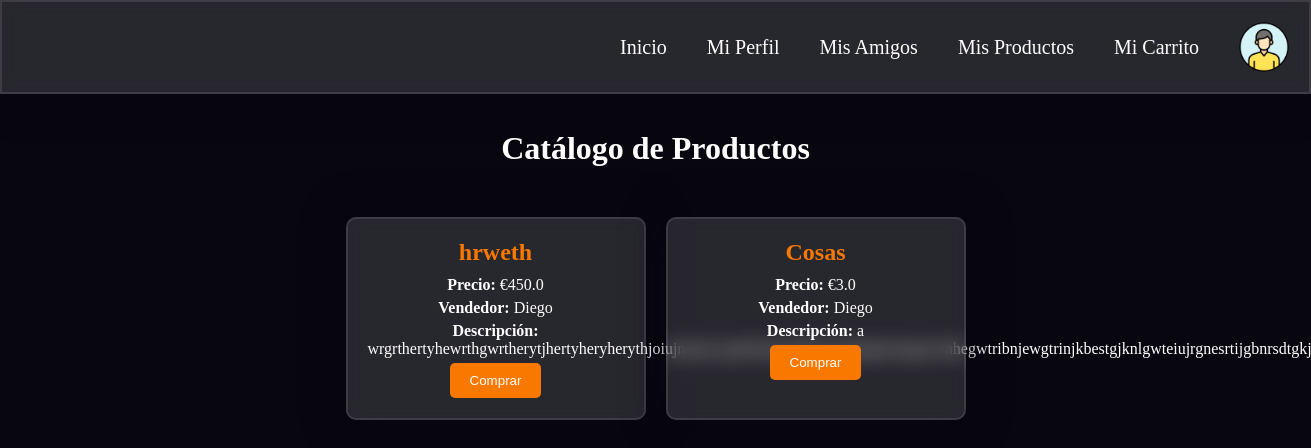
The app's page /comprar, older data.
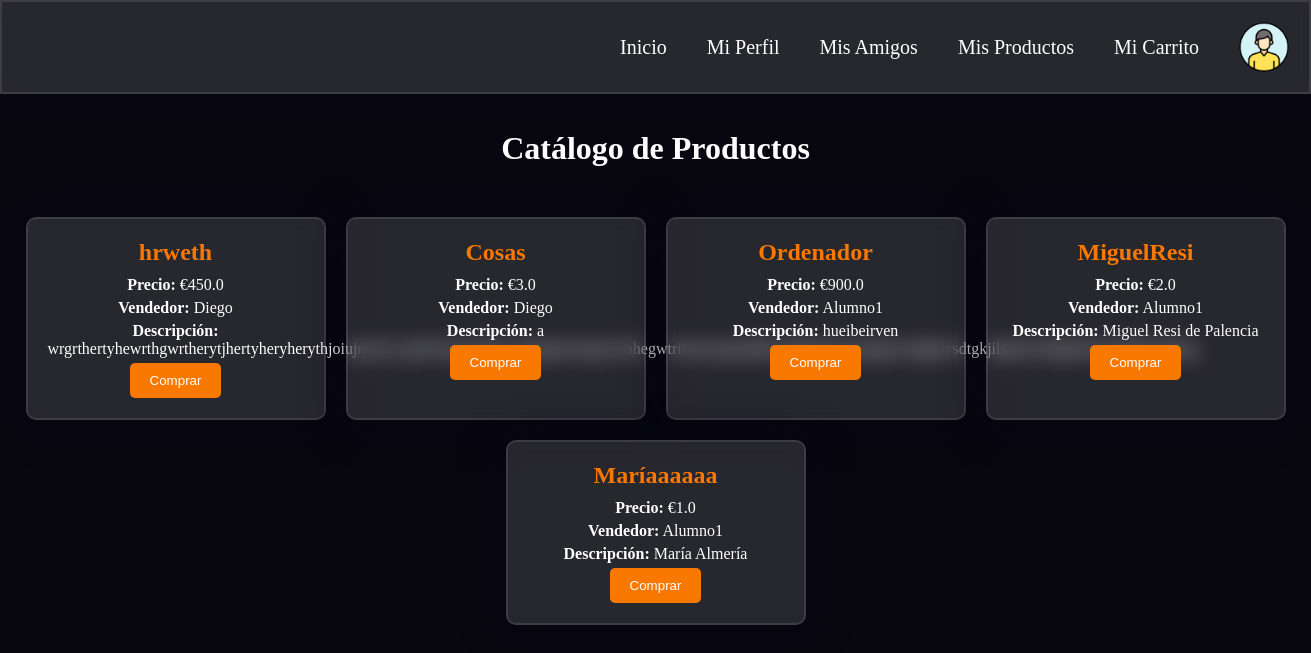
The same page, newer data.
### app.py (models this page shows)
class Product(db.Model):
    __tablename__ = 'products'
    id = db.Column(db.Integer, primary_key=True)
    name = db.Column(db.String(80), nullable=False)
    category = db.Column(db.String(80), nullable=False)
    price = db.Column(db.Float, nullable=False)
    description = db.Column(db.String(200), nullable=False)
    status = db.Column(db.String(20), nullable=False, default='en venta')
    seller_id = db.Column(db.Integer, db.ForeignKey('users.id'), nullable=False)
    buyer_id = db.Column(db.Integer, db.ForeignKey('users.id'), nullable=True)
    message = db.Column(db.String(200), nullable=True)
    created_at = db.Column(db.String(120), nullable=False)

class User(db.Model):
    __tablename__ = 'users'
    id = db.Column(db.Integer, primary_key=True)
    username = db.Column(db.String(80), unique=True, nullable=False)
    nombre = db.Column(db.String(80), nullable=False)
    ciudad = db.Column(db.String(80), nullable=False)
    email = db.Column(db.String(120), unique=True, nullable=False)
    bank_account = db.Column(db.String(50), nullable=False, default="")  # Usar cadena vacía como valor por defecto
    key = db.Column(db.String(64), nullable=False)
    salt = db.Column(db.String(32), nullable=False)
    created_at = db.Column(db.String(120), nullable=False)
    updated_at = db.Column(db.String(120), nullable=False)
    objetos_vendidos = db.Column(db.String(200), nullable=True, default="")
    objetos_comprados = db.Column(db.String(200), nullable=True, default="")
    products_sold = db.relationship('Product', backref='seller', lazy=True, foreign_keys='Product.seller_id')
    products_bought = db.relationship('Product', backref='buyer', lazy=True, foreign_keys='Product.buyer_id')

### app.py (the view, shortened to what this page needs)
@app.route('/comprar', methods=['GET', 'POST'])
def comprar():
    buyer_id = session.get('user_id')
    products = Product.query.filter_by(status='en venta').filter(Product.seller_id != buyer_id).all()
    return render_template('comprar.html', products=products)

### templates/comprar.html (shortened to what this page needs)
<!DOCTYPE html>
<html lang="es">
<head>
    <link rel="stylesheet" type="text/css" href="{{ url_for('static', filename='styles/comprar.css') }}">
</head>
<body>
    <nav>
        <a href="{{ url_for('app_route') }}">Inicio</a>
        <a href="{{ url_for('perfil') }}">Mi Perfil</a>
        <a href="{{ url_for('amigos') }}">Mis Amigos</a>
        <a href="{{ url_for('productos') }}">Mis Productos</a>
        <a href="{{ url_for('carrito') }}">Mi Carrito</a>
        <img src="{{ url_for('static', filename='imagenes/perfil.png') }}" alt="Perfil">
    </nav>
    <h1>Catálogo de Productos</h1>
    <div class="catalogo">
        {% for product in products %}
        <div class="tarjeta">
            <h2>{{ product.name }}</h2>
            <p><strong>Precio:</strong> €{{ product.price }}</p>
            <p><strong>Vendedor:</strong> {{ product.seller.nombre }}</p>
            <p><strong>Descripción:</strong> {{ product.description }}</p>
            <form action="{{ url_for('comprar') }}" method="POST">
                <button type="submit">Comprar</button>
            </form>
        </div>
        {% endfor %}
    </div>
</body>
</html>

### static/styles/comprar.css (style rules this page uses)
*, *:before, *:after { padding: 0; margin: 0; box-sizing: border-box; }
body { background-color: #080710; }
nav { width: 100%; display: flex; justify-content: flex-end; align-items: center; background-color: rgba(255, 255, 255, 0.13); padding: 20px; border-radius: 0; backdrop-filter: blur(10px); border: 2px solid rgba(255, 255, 255, 0.1); box-shadow: 0 0 40px rgba(8, 7, 16, 0.6); position: fixed; top: 0; left: 0; z-index: 1000; }
nav a { color: #fff; text-decoration: none; margin: 0 20px; font-size: 20px; transition: transform 0.3s; }
nav img { width: 50px; height: 50px; border-radius: 50%; margin-left: 20px; }
body > *:not(nav) { margin-top: 130px; }
h1 { text-align: center; color: #ffffff }
.catalogo { display: flex; flex-wrap: wrap; justify-content: center; gap: 20px; margin-top: 50px; }
.tarjeta { background-color: rgba(255, 255, 255, 0.13); border: 2px solid rgba(255, 255, 255, 0.1); border-radius: 10px; box-shadow: 0 0 40px rgba(8, 7, 16, 0.6); padding: 20px; width: 300px; text-align: center; backdrop-filter: blur(10px); }
.tarjeta h2 { color: #f97800; margin: 0 0 10px; }
.tarjeta p { margin: 5px 0; color: #ffffff; }
.tarjeta button { background-color: #f97800; color: #fff; padding: 10px 20px; border: none; border-radius: 5px; cursor: pointer; transition: transform 0.3s; }

Row changes from the older to the newer data that the page shows:
added Product: name "Ordenador", price "900.0", seller.nombre "Alumno1", description "hueibeirven"
added Product: name "MiguelResi", price "2.0", seller.nombre "Alumno1", description "Miguel Resi de Palencia"
added Product: name "Maríaaaaaa", price "1.0", seller.nombre "Alumno1", description "María Almería"
